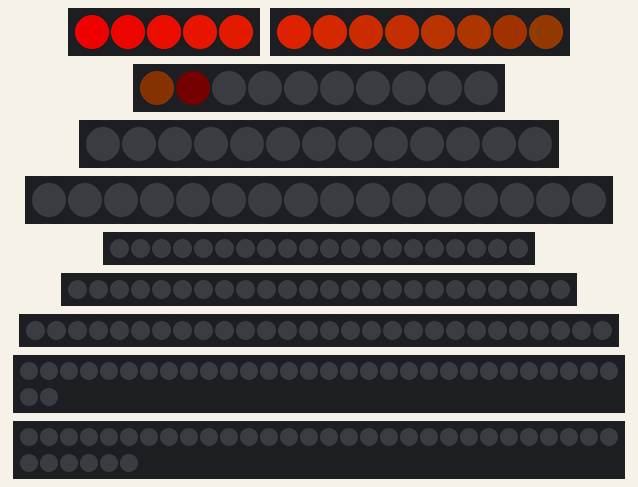
Recording of a sketch running on a simulated Arduino Nano, built with avr-gcc and run on an emulated ATmega328P. Parts: 5 RGB LEDs in strip order, left to right, 8 RGB LEDs in strip order, left to right, 10 RGB LEDs in strip order, left to right, 13 RGB LEDs in strip order, left to right, 16 RGB LEDs in strip order, left to right, 20 RGB LEDs in strip order, left to right, 24 RGB LEDs in strip order, left to right, 28 RGB LEDs in strip order, left to right, 32 RGB LEDs in strip order, left to right, continuing on the next row, 36 RGB LEDs in strip order, left to right, continuing on the next row. Dim RGB values are drawn brighter than linear; what the sketch prints to the serial monitor is not drawn.

Above: at 0.04 s.
At 5.05 s:
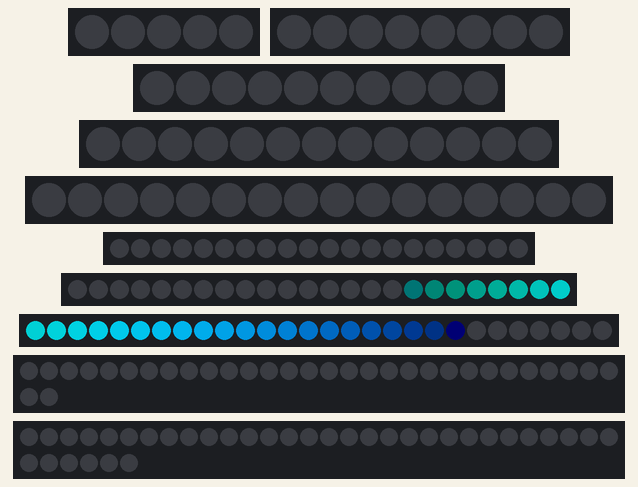
At 9.99 s:
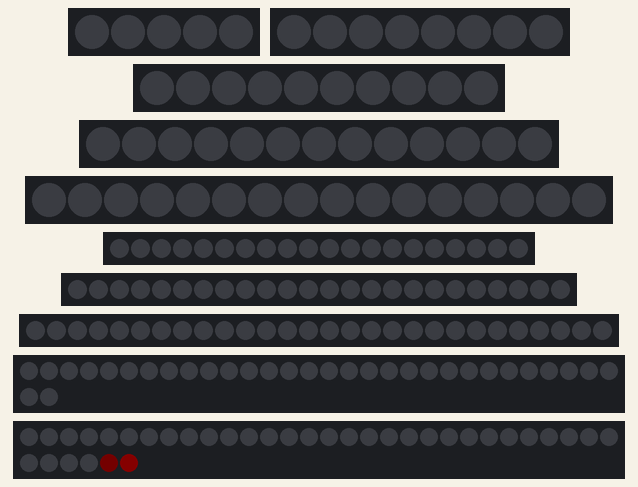
At 20.01 s:
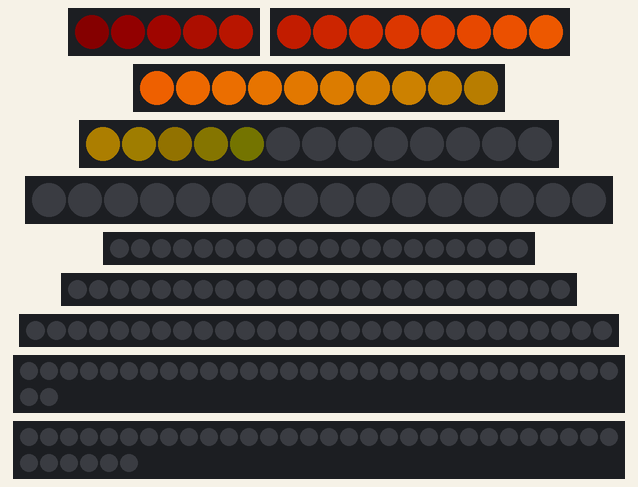
At 30.0 s:
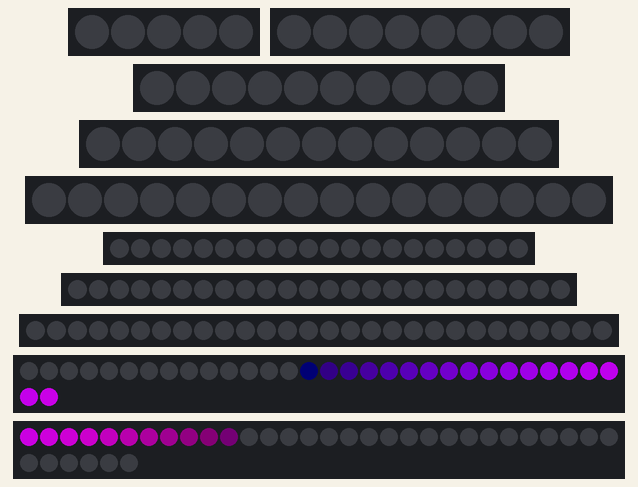
At 39.9 s:
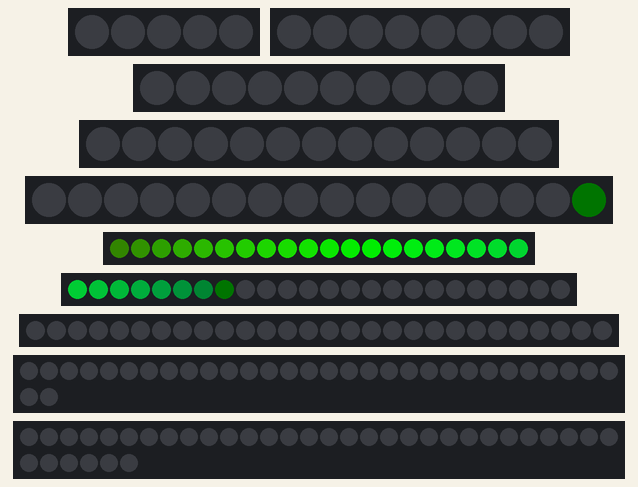
Timing chart, 0 to 40.0 s (numbered marks = the images above):
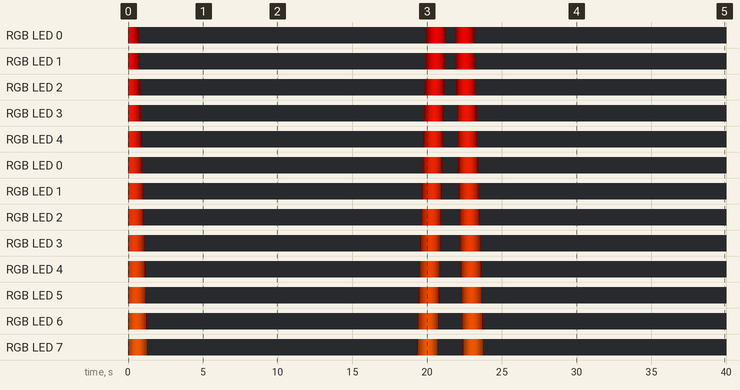

The sketch:

fibonacci-spiral.ino
```cpp
#include <Adafruit_NeoPixel.h>

// Fibonacci spiral configuration
// We'll use 10 LED strip segments arranged in a golden spiral pattern
#define NUM_SEGMENTS 10

// Pin definitions for each segment
const int segmentPins[NUM_SEGMENTS] = {6, 7, 8, 9, 10, 11, 12, 13, A0, A1};

// Number of LEDs per segment (increases as spiral grows)
const int segmentLengths[NUM_SEGMENTS] = {5, 8, 10, 13, 16, 20, 24, 28, 32, 36};

// Create NeoPixel objects for each segment
Adafruit_NeoPixel segments[NUM_SEGMENTS];

// Total number of LEDs
int totalLEDs = 0;

// Depth mapping - each segment gets sequential depths
struct SegmentDepth {
  int segmentIndex;
  int ledIndex;
  int depth;
};

#define MAX_LEDS 200
SegmentDepth depthMap[MAX_LEDS];
int maxDepth = 0;

// Animation state
int animationOffset = 0;
int animationDirection = 1;

void setup() {
  Serial.begin(115200);
  Serial.println("Fibonacci Spiral - Linear LED Strips");

  // Initialize all segments
  int currentDepth = 0;
  for (int i = 0; i < NUM_SEGMENTS; i++) {
    segments[i] = Adafruit_NeoPixel(segmentLengths[i], segmentPins[i], NEO_GRB + NEO_KHZ800);
    segments[i].begin();
    segments[i].setBrightness(200);
    segments[i].clear();
    segments[i].show();

    // Map depths for this segment
    for (int j = 0; j < segmentLengths[i]; j++) {
      depthMap[totalLEDs].segmentIndex = i;
      depthMap[totalLEDs].ledIndex = j;
      depthMap[totalLEDs].depth = currentDepth;
      totalLEDs++;
      currentDepth++;
    }
  }

  maxDepth = currentDepth - 1;

  Serial.print("Initialized ");
  Serial.print(NUM_SEGMENTS);
  Serial.print(" segments with ");
  Serial.print(totalLEDs);
  Serial.print(" total LEDs (max depth: ");
  Serial.print(maxDepth);
  Serial.println(")");
}

void loop() {
  // Spiral wave animation
  spiralWave(30);
}

// Animate a rainbow wave traveling along the spiral
void spiralWave(int wait) {
  // Clear all segments
  for (int i = 0; i < NUM_SEGMENTS; i++) {
    segments[i].clear();
  }

  // Wave parameters
  int waveLength = 15;

  // Apply wave based on depth
  for (int i = 0; i < totalLEDs; i++) {
    int depth = depthMap[i].depth;
    int distance = abs(depth - animationOffset);

    if (distance < waveLength) {
      // Calculate brightness based on distance (wave shape)
      float brightness = (cos(distance * PI / waveLength) + 1.0) / 2.0;

      // Calculate hue based on position in spiral (rainbow effect)
      int hue = (depth * 65536L / maxDepth) % 65536;

      // Convert HSV to RGB with brightness
      uint32_t color = segments[0].ColorHSV(hue, 255, (int)(brightness * 255));

      // Set the LED
      int seg = depthMap[i].segmentIndex;
      int led = depthMap[i].ledIndex;
      segments[seg].setPixelColor(led, color);
    }
  }

  // Show all segments
  for (int i = 0; i < NUM_SEGMENTS; i++) {
    segments[i].show();
  }

  // Move wave forward
  animationOffset += animationDirection;

  // Reverse direction at ends
  if (animationOffset >= maxDepth + waveLength) {
    animationDirection = -1;
    delay(500);
  } else if (animationOffset < -waveLength) {
    animationDirection = 1;
    delay(500);
  }

  delay(wait);
}
```
